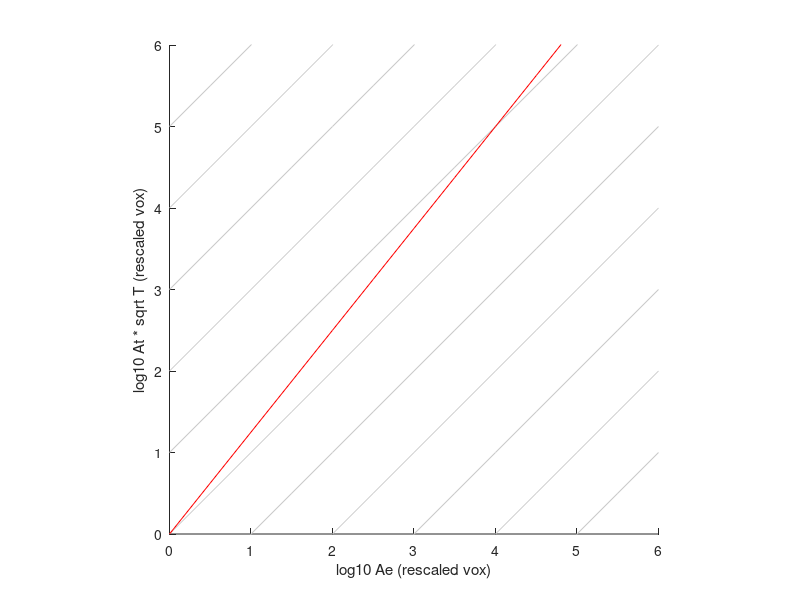

The MATLAB script that drew this image: (Note: this script raises an error after producing the figure.)
clear all
close all
%addpath('../lib/') %add the lib to path, wherever you have put it.

%note all "melting" steps have been performed already and the outputs are
%saved in the data folder. This script is only collating the information
%and plotting it and running stats.

%setup basic definitions:
lrstr='lr';

pathcolorinfo={
%     'WalnutN1','#9A6324';
%     'WalnutN3','#9A6324';    
    'Marmoset','#469599';
    'Daphne','#ffe119';%this is a macaque
    'chimp','#e6194B';
    

    'HCP/103414','#4363d8';%this is a human from HCP


    'colobus','#2ad47f';
    'aotus','#f58231';
    'galago','#911eb4';
    'pithecia','#a5ed4c';
    'cebus','#f032e6';
    'lagothrix','#000099';
    'lophocebus','#42d4f4';
    };



%% loop over all species and both hemispheres
pathstr=pathcolorinfo(:,1);
clr=pathcolorinfo(:,2);
slopes=[];
rsqs=[];
cis=[];
grps=[];
grpclrs=[];
origTAll=[];


X_all=[];
x_all={};
scales_all={};
rsf_all={};

for c=1:length(clr)%species
    %convert colour:
    colour = sscanf(clr{c}(2:end),'%2x%2x%2x',[1 3])/255;
    
    
for lr=1:2%hemispheres
    
    fn=['../data/subjects/' pathstr{c} '/AllScales_hemi=' lrstr(lr) '.mat'];
    if exist(fn,'file')==2
        grpclrs=[grpclrs; colour];
        load(fn)

        %read out cortical thickness and area from original surface

        fnsurff=['../data/subjects/' pathstr{c} '/'];        
        fnsurf=[fnsurff 'thickness.mat'];
        ot=load(fnsurf);
        os=load([fnsurff 'areas.mat']);
        
        origT=ot.origT(lr);
        origAe=os.origAe(lr);
        origAt=os.origAt(lr);
        
        origI=2*log10(origT)+log10(origAt)+log10(origAe);
        
        

        %read out data from collectScales output
        scales=SubjectDataTable.Scale;
        GMVOL=SubjectDataTable.GM_Vol;
        AT=SubjectDataTable.At;
        CH=SubjectDataTable.CH;
        WMAt=SubjectDataTable.WM_area;
        NTRI=SubjectDataTable.n_Tri;

        %calculate 2ndary variables
        T=(GMVOL./AT);
        
        I=2*log10(T)+log10(AT)+log10(CH);

        T_ratio=T./origT;
        I_ratio = I./origI;
        
        rscales=scales.*I_ratio(end-1)/scales(end-1);%this is the fixed rescaling factor l_r as described in Suppl S3.1
        validscale=T_ratio>=1 & I_ratio>=1;


        AT_r=AT./(rscales.^2);
        CH_r=CH./(rscales.^2);
        T_r=T./(rscales);
       
  
        y=log10(AT_r.*sqrt(T_r));
        x=log10(CH_r);

        y_orig=log10(origAt.*sqrt(origT));
        x_orig=log10(origAe);
        %----------------

        %remove invalid datapoints (e.g. where melting has gone beyond the
        %smooth limit
        ssid=~isnan(x) & ~isnan(y) & abs(x)~=Inf & abs(y)~=Inf & log10(AT)-log10(CH)>=0;

        %derive scaling slope
        if sum(ssid&validscale)>=4
            
    %       
            mdl=fitlm(x(ssid&validscale),y(ssid&validscale));
            b=mdl.Coefficients.Estimate;
            ci=mdl.coefCI;
            ci=ci(2,:);
            slopes=[slopes; b(2)];
            rsqs=[rsqs; mdl.Rsquared.Ordinary];
            X_all=[X_all;x(ssid&validscale) y(ssid&validscale) ones(size(scales(ssid&validscale)))*c]
        else
            b=[0 0];
        end


        figure(1)
        hold on
        %scatter(x(ssid),y(ssid),50,colour,'filled')
        plot(x(ssid&validscale),y(ssid&validscale),'-','Color', colour)
%         scatter(x(~ssid),y(~ssid),50,colour)
%         plot(x,y,'-','Color', colour)



        scatter(x_orig,y_orig,50, colour,'filled')
        hold off

        x_all{c,lr}=x;
        y_all{c,lr}=y;
        scales_all{c,lr}=scales;
        rsf_all{c,lr}=I_ratio(end-1)/scales(end-1);

    else
        warning([fn ' not loaded'])
    end
end
end


figure(1)
hold on
x=0:0.5:6;
y=x;
plot(x,y,'LineWidth',0.25,'Color',[0.8 0.8 0.8])
plot(x,y+1,'LineWidth',0.25,'Color',[0.8 0.8 0.8])
plot(x,y+2,'LineWidth',0.25,'Color',[0.8 0.8 0.8])
plot(x,y+3,'LineWidth',0.25,'Color',[0.8 0.8 0.8])
plot(x,y+4,'LineWidth',0.25,'Color',[0.8 0.8 0.8])
plot(x,y+5,'LineWidth',0.25,'Color',[0.8 0.8 0.8])
plot(x,y-1,'LineWidth',0.25,'Color',[0.8 0.8 0.8])
plot(x,y-2,'LineWidth',0.25,'Color',[0.8 0.8 0.8])
plot(x,y-3,'LineWidth',0.25,'Color',[0.8 0.8 0.8])
plot(x,y-4,'LineWidth',0.25,'Color',[0.8 0.8 0.8])
plot(x,y-5,'LineWidth',0.25,'Color',[0.8 0.8 0.8])

plot(x,1.25*y,'LineWidth',0.25,'Color',[1 0 0])%added a red line to show slope of 1.25 for reference
hold off

xlim([x(1) x(end)])
ylim([y(1) y(end)])
axis equal


    xlabel('log10 Ae (rescaled vox)')
    ylabel('log10 At * sqrt T (rescaled vox)')




%% mixed effect model of all slopes 
clc
T_lme=table(X_all(:,1),X_all(:,2),X_all(:,3));
mdlme=fitlme(T_lme,'Var2~Var1+(1|Var3)')

%% dot plot of all slopes

plot_opts.mkr_size = repmat(90,1,length(slopes));
plot_opts.lw = 5;
plot_opts.mkrs = repmat('s',1,length(slopes));
plot_opts.clrs = grpclrs;
plot_opts.center_ticks = false;
% [f,h,n_el,bin_x]=dot_plot(slopes,grps,[0.95-0.03/2:0.03:1.52+0.03/2],plot_opts)
% set(f,'Units','centimeters','Position',[5 5 15 7])   
% set(gca,'XTick',0.95:0.03:1.52,'FontSize',10,...
%     'XMinorTick','off')
% 
% [f,h,n_el,bin_x]=dot_plot(slopes,grps,[0.8:0.02:1.5],plot_opts)
% set(f,'Units','centimeters','Position',[5 5 15 7])   
% set(gca,'XTick',0.89:0.02:1.51,'FontSize',10,...
%     'XMinorTick','off')
% 

binsteps=0.02;
binbounds=[fliplr(1.25-binsteps/2:-binsteps:1)  binsteps/2+1.25:binsteps:1.5]

[f,h,n_el,bin_x]=dot_plot(slopes,1:length(slopes),binbounds,plot_opts)
set(f,'Units','centimeters','Position',[5 5 15 7])   
set(gca,'XTick',binbounds+binsteps/2,'FontSize',10,...
    'XMinorTick','off')

%% plot surfaces
%All surfaces are stored in the data folders. for example:
load('../data/subjects/chimp/Vis/Surfpial_hemi=l_scale=0.97724.mat')
facesl=faces;vertsl=v;

load('../data/subjects/chimp/Vis/Surfpial_hemi=r_scale=0.97724.mat')
facesr=faces;vertsr=v;

h=vis_brainsurf(facesl,vertsl,facesr,vertsr,[-100 100],'chimp',0)
%note this plot is without smoothing the mesh, if you want to turn
%smoothing on (recommended for smaller scales) you need to add iso2mesh to
%your path, as it uses the sms function: https://github.com/fangq/iso2mesh/blob/master/sms.m
